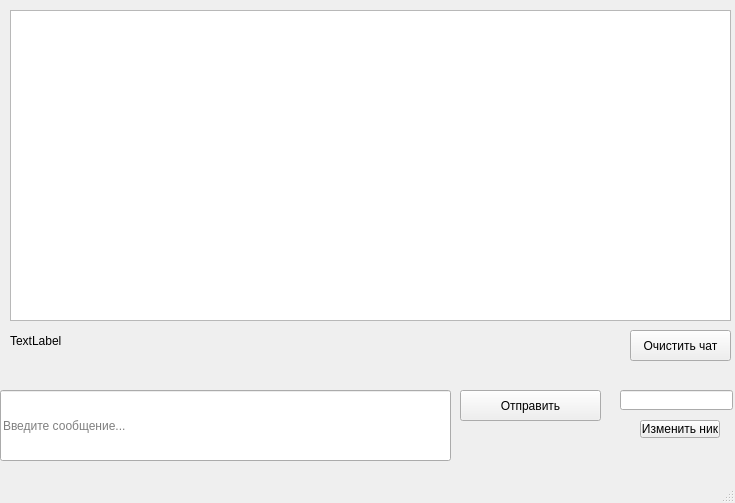
<?xml version="1.0" encoding="UTF-8"?>
<ui version="4.0">
 <class>MainWindow</class>
 <widget class="QMainWindow" name="MainWindow">
  <property name="geometry">
   <rect>
    <x>0</x>
    <y>0</y>
    <width>735</width>
    <height>503</height>
   </rect>
  </property>
  <property name="cursor">
   <cursorShape>ArrowCursor</cursorShape>
  </property>
  <property name="windowTitle">
   <string>MainWindow</string>
  </property>
  <property name="accessibleName">
   <string>sendButton</string>
  </property>
  <widget class="QWidget" name="centralwidget">
   <widget class="QTextEdit" name="chatBox">
    <property name="geometry">
     <rect>
      <x>10</x>
      <y>10</y>
      <width>721</width>
      <height>311</height>
     </rect>
    </property>
    <property name="cursor" stdset="0">
     <cursorShape>PointingHandCursor</cursorShape>
    </property>
    <property name="accessibleName">
     <string>chatBox</string>
    </property>
    <property name="readOnly">
     <bool>true</bool>
    </property>
   </widget>
   <widget class="QLineEdit" name="messageInput">
    <property name="geometry">
     <rect>
      <x>0</x>
      <y>390</y>
      <width>451</width>
      <height>71</height>
     </rect>
    </property>
    <property name="accessibleName">
     <string>messageInput</string>
    </property>
    <property name="placeholderText">
     <string>Введите сообщение...</string>
    </property>
   </widget>
   <widget class="QPushButton" name="sendButton">
    <property name="geometry">
     <rect>
      <x>460</x>
      <y>390</y>
      <width>141</width>
      <height>31</height>
     </rect>
    </property>
    <property name="cursor">
     <cursorShape>PointingHandCursor</cursorShape>
    </property>
    <property name="text">
     <string>Отправить</string>
    </property>
   </widget>
   <widget class="QLineEdit" name="nickInput">
    <property name="geometry">
     <rect>
      <x>620</x>
      <y>390</y>
      <width>113</width>
      <height>20</height>
     </rect>
    </property>
   </widget>
   <widget class="QPushButton" name="saveNickButton">
    <property name="geometry">
     <rect>
      <x>640</x>
      <y>420</y>
      <width>80</width>
      <height>18</height>
     </rect>
    </property>
    <property name="text">
     <string>Изменить ник</string>
    </property>
   </widget>
   <widget class="QPushButton" name="clearChatButton">
    <property name="geometry">
     <rect>
      <x>630</x>
      <y>330</y>
      <width>101</width>
      <height>31</height>
     </rect>
    </property>
    <property name="cursor">
     <cursorShape>PointingHandCursor</cursorShape>
    </property>
    <property name="text">
     <string>Очистить чат</string>
    </property>
   </widget>
   <widget class="QLabel" name="modeLabel">
    <property name="geometry">
     <rect>
      <x>10</x>
      <y>330</y>
      <width>111</width>
      <height>21</height>
     </rect>
    </property>
    <property name="text">
     <string>TextLabel</string>
    </property>
   </widget>
  </widget>
  <widget class="QMenuBar" name="menubar">
   <property name="geometry">
    <rect>
     <x>0</x>
     <y>0</y>
     <width>735</width>
     <height>17</height>
    </rect>
   </property>
  </widget>
  <widget class="QStatusBar" name="statusbar"/>
 </widget>
 <resources/>
 <connections/>
</ui>
